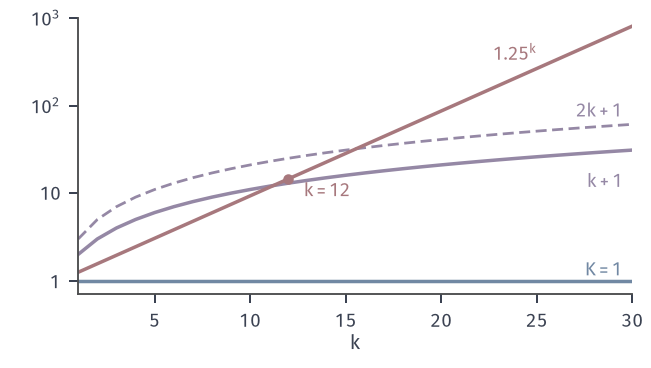

This chart was generated by the following Python code:
from pathlib import Path
import sys
HERE = Path(__file__).resolve().parent
sys.path.insert(0, str(HERE.parent/"lossless-common"))
from lossless_fig import *
# McMillan counting argument. For lengths l_1..l_m put K = sum 2^{-l_i}. Concatenating k codewords,
# K^k = sum_{s=k}^{k l_max} N_s 2^{-s} <= k(l_max-1)+1 whenever the code is uniquely decodable (N_s <= 2^s).
# Blue: lengths (1,2,3,3), K = 1. Red: lengths (1,1,2), K = 1.25, violates the bound from k = 12 on.
# Purple: the bound k(l_max-1)+1 for l_max = 2 and 3.
k = np.arange(1, 31)
fig, ax = figure(width_mm=92, height_mm=52)
panel(fig, left=.12, right=.97, bottom=.2, top=.95)
ax.plot(k, k*(3-1)+1, color=PURPLE, lw=1.1, ls=DASH)
ax.plot(k, k*(2-1)+1, color=PURPLE, lw=1.4)
ax.plot(k, np.ones_like(k, dtype=float), color=BLUE, lw=1.4)
ax.plot(k, 1.25**k, color=RED, lw=1.4)
kc = int(k[np.argmax(1.25**k > k+1)])
dot(ax, kc, 1.25**kc)
ax.set_yscale('log'); ax.set_xlim(1, 30); ax.set_ylim(.7, 1000)
ax.minorticks_off(); ax.set_yticks([1, 10, 100, 1000]); ax.set_yticklabels(['$1$', '$10$', '$10^{2}$', '$10^{3}$'])
lab(ax, 25, 1.25**25*1.25, r'$1.25^{k}$', RED, ha='right')
lab(ax, 29.5, 31*.55, r'$k+1$', PURPLE, ha='right', va='top')
lab(ax, 29.5, 61*1.2, r'$2k+1$', PURPLE, ha='right')
lab(ax, 29.5, 1.15, r'$K=1$', BLUE, ha='right')
lab(ax, kc+.8, 1.25**kc*.62, r'$k=%d$' % kc, RED)
ax.set_xlabel('$k$', labelpad=1)
save(fig, HERE, 'figure', {'crossing_k_lmax2': kc, 'K_bad': 1.25})
